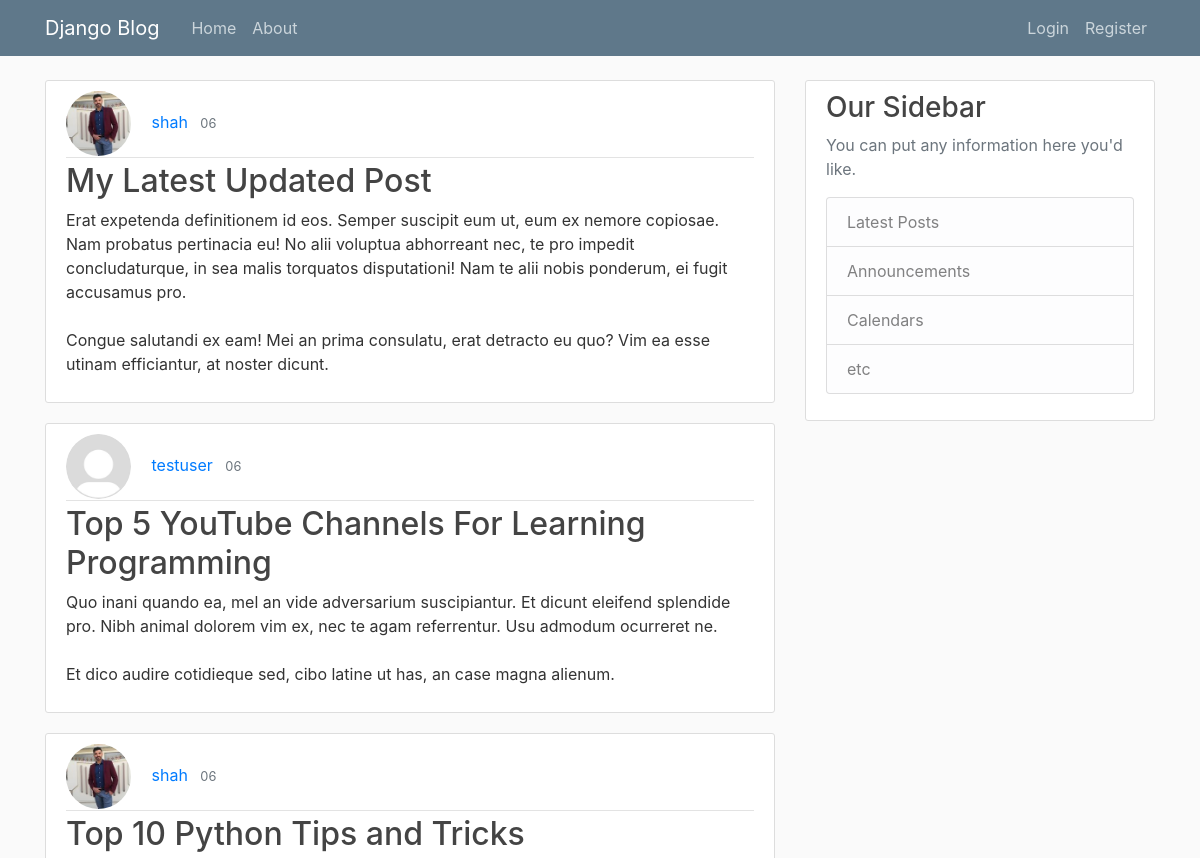
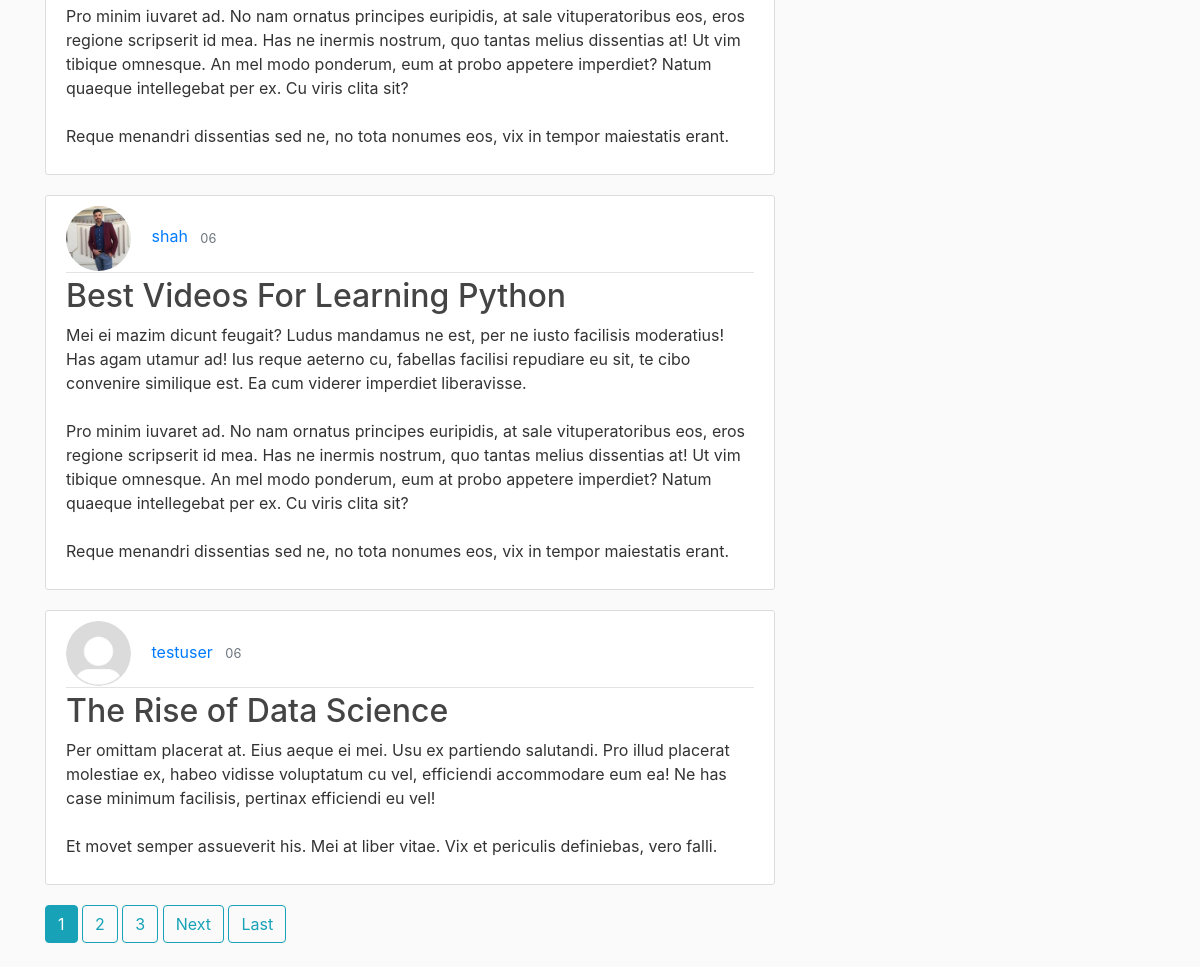
The page / on the database its author committed (2 pictures, top to bottom).
### blog/models.py (models this page shows, shortened)
class Post(models.Model):
    title = models.CharField(max_length=100)
    content = models.TextField()
    date_posted = models.DateTimeField(default=timezone.now)
    author = models.ForeignKey(User, on_delete=models.CASCADE)

### users/models.py (models this page shows, shortened)
class Profile(models.Model):
    user = models.OneToOneField(User, on_delete=models.CASCADE)
    image = models.ImageField(default='profile_pics/default.jpg', upload_to='profile_pics')

### blog/views.py (the view)
# urls.py: path('', PostListView.as_view(), name='blog-home'),
class PostListView(ListView):
    model = Post
    template_name = 'blog/home.html'  # <app>/<model>_<viewtype>.html
    paginate_by = 5
    context_object_name = 'posts'
    content = {
        'timenow': timezone.now(),
    }
    extra_context = content
    ordering = ['-date_posted']

### blog/templates/blog/home.html (shortened to what this page needs)
{% extends "blog/base.html" %}
{% block content %}
    {% for post in posts %}
        <article class="media content-section">
          <div class="media-body">
            <div class="article-metadata">
                <img class="rounded-circle article-img" src="{{ post.author.profile.image.url }}">
                <a class="mr-2" href="{% url 'user-posts' post.author.username %}">{{ post.author }}</a>
                {% if  post.date_posted|date:"Y"|add:"0" <  timenow.year %}
                    <small class="text-muted">{{ post.date_posted|date:"F Y" }}</small>
                {% elif post.date_posted|date:"m"|add:"0" < timenow.month %}
                    <small class="text-muted">{{ post.date_posted|date:"F d" }}</small>
                {% elif post.date_posted|date:"d"|add:"0" != timenow.day %}
                    <small class="text-muted">{{ post.date_posted|date:"d" }}</small>
                {% else %}
                    <small class="text-muted">{{ post.date_posted|date:"d" }}</small>
                {% endif %}
            </div>
            <h2><a class="article-title" href="{% url 'post_detail' post.id %}">{{ post.title }}</a></h2>
            <p class="article-content">{{ post.content }}</p>
          </div>
        </article>
    {% endfor %}
    {% if is_paginated %}
      {% for num in page_obj.paginator.page_range %}
        {% if page_obj.number == num %}
          <a class="btn btn-info mb-4" href="?page={{ num }}">{{ num }}</a>
        {% elif num > page_obj.number|add:'-3' and num < page_obj.number|add:'3' %}
          <a class="btn btn-outline-info mb-4" href="?page={{ num }}">{{ num }}</a>
        {% endif %}
      {% endfor %}
      {% if page_obj.has_next %}
        <a class="btn btn-outline-info mb-4" href="?page={{ page_obj.next_page_number }}">Next</a>
        <a class="btn btn-outline-info mb-4" href="?page={{ page_obj.paginator.num_pages }}">Last</a>
      {% endif %}
    {% endif %}
{% endblock content %}

### blog/templates/blog/base.html (shortened to what this page needs)
{% load static %}
<!DOCTYPE html>
<html>
<head>
    <link rel="stylesheet" href="https://maxcdn.bootstrapcdn.com/bootstrap/4.0.0/css/bootstrap.min.css">
    <link rel="stylesheet" type="text/css" href="{% static 'blog/main.css' %}">
</head>
<body>
    <header class="site-header">
      <nav class="navbar navbar-expand-md navbar-dark bg-steel fixed-top">
        <div class="container">
          <a class="navbar-brand mr-4" href="{% url 'blog-home' %}">Django Blog</a>
          <div class="collapse navbar-collapse" id="navbarToggle">
            <div class="navbar-nav mr-auto">
              <a class="nav-item nav-link" href="{% url 'blog-home' %}">Home</a>
              <a class="nav-item nav-link" href="{% url 'blog-about' %}">About</a>
            </div>
            <div class="navbar-nav">
                {% if user.is_authenticated %}
                    <a class="nav-item nav-link" href="{% url 'logout' %}">Logout</a>
                    <a class="nav-item nav-link" href="{% url 'profile' %}">Profile</a>
                {% else %}
                    <a class="nav-item nav-link" href="{% url 'login' %}">Login</a>
                    <a class="nav-item nav-link" href="{% url 'register' %}">Register</a>
                {% endif %}
            </div>
          </div>
        </div>
      </nav>
    </header>
    <main role="main" class="container">
      <div class="row">
        <div class="col-md-8">
          {% block content %}{% endblock %}
        </div>
        <div class="col-md-4">
          <div class="content-section">
            <h3>Our Sidebar</h3>
            <p class='text-muted'>You can put any information here you'd like.
              <ul class="list-group">
                <li class="list-group-item list-group-item-light">Latest Posts</li>
                <li class="list-group-item list-group-item-light">Announcements</li>
                <li class="list-group-item list-group-item-light">Calendars</li>
                <li class="list-group-item list-group-item-light">etc</li>
              </ul>
            </p>
          </div>
        </div>
      </div>
    </main>
</body>
</html>

### blog/static/blog/main.css (style rules this page uses)
body { background: #fafafa; color: #333333; margin-top: 5rem; }
h1, h2, h3, h4, h5, h6 { color: #444444; }
ul { margin: 0; }
.bg-steel { background-color: #5f788a; }
.site-header .navbar-nav .nav-link { color: #cbd5db; }
.content-section { background: #ffffff; padding: 10px 20px; border: 1px solid #dddddd; border-radius: 3px; margin-bottom: 20px; }
.article-title { color: #444444; }
.article-content { white-space: pre-line; }
.article-img { height: 65px; width: 65px; margin-right: 16px; }
.article-metadata { padding-bottom: 1px; margin-bottom: 4px; border-bottom: 1px solid #e3e3e3 }

### rows shown on the page
Post: author.profile.image (picture), author "shah", date_posted "06", title "My Latest Updated Post", content "Erat expetenda definitionem id eos. Semper suscipit eum ut, eum ex nemore copiosae. Nam probatus pertinacia eu! No alii voluptua abhorreant nec, te pro impedit concludaturque, in sea malis torquatos disputationi! Nam te alii nobis ponderum, ei fugit accusamus pro. Congue salutandi ex eam! Mei an prima consulatu, erat detracto eu quo? Vim ea esse utinam efficiantur, at noster dicunt."
Post: author.profile.image (placeholder picture), author "testuser", date_posted "06", title "Top 5 YouTube Channels For Learning Programming", content "Quo inani quando ea, mel an vide adversarium suscipiantur. Et dicunt eleifend splendide pro. Nibh animal dolorem vim ex, nec te agam referrentur. Usu admodum ocurreret ne. Et dico audire cotidieque sed, cibo latine ut has, an case magna alienum."
Post: author.profile.image (picture), author "shah", date_posted "06", title "Top 10 Python Tips and Tricks", content "Pro minim iuvaret ad. No nam ornatus principes euripidis, at sale vituperatoribus eos, eros regione scripserit id mea. Has ne inermis nostrum, quo tantas melius dissentias at! Ut vim tibique omnesque. An mel modo ponderum, eum at probo appetere imperdiet? Natum quaeque intellegebat per ex. Cu viris clita sit? Reque menandri dissentias sed ne, no tota nonumes eos, vix in tempor maiestatis erant."
Post: author.profile.image (picture), author "shah", date_posted "06", title "Best Videos For Learning Python", content "Mei ei mazim dicunt feugait? Ludus mandamus ne est, per ne iusto facilisis moderatius! Has agam utamur ad! Ius reque aeterno cu, fabellas facilisi repudiare eu sit, te cibo convenire similique est. Ea cum viderer imperdiet liberavisse. Pro minim iuvaret ad. No nam ornatus principes euripidis, at sale vituperatoribus eos, eros regione scripserit id mea. Has ne inermis nostrum, quo tantas melius dissentias at! Ut vim tibique omnesque. An mel modo ponderum, eum at probo appetere imperdiet? Natum quaeque intellegebat per ex. Cu viris clita sit? Reque menandri dissentias sed ne, no tota nonumes eos, vix in tempor maiestatis erant."
Post: author.profile.image (placeholder picture), author "testuser", date_posted "06", title "The Rise of Data Science", content "Per omittam placerat at. Eius aeque ei mei. Usu ex partiendo salutandi. Pro illud placerat molestiae ex, habeo vidisse voluptatum cu vel, efficiendi accommodare eum ea! Ne has case minimum facilisis, pertinax efficiendi eu vel! Et movet semper assueverit his. Mei at liber vitae. Vix et periculis definiebas, vero falli."

### other values the page prints
{{ num }} "1"
{{ num }} "2" "3"
